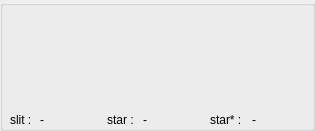
  <widget class="QGroupBox" name="groupBox_profile">
   <property name="geometry">
    <rect>
     <x>238</x>
     <y>490</y>
     <width>315</width>
     <height>131</height>
    </rect>
   </property>
   <property name="sizePolicy">
    <sizepolicy hsizetype="MinimumExpanding" vsizetype="MinimumExpanding">
     <horstretch>0</horstretch>
     <verstretch>0</verstretch>
    </sizepolicy>
   </property>
   <property name="title">
    <string/>
   </property>
   <widget class="QFrame" name="frame_profile">
    <property name="geometry">
     <rect>
      <x>2</x>
      <y>9</y>
      <width>311</width>
      <height>111</height>
     </rect>
    </property>
    <property name="sizePolicy">
     <sizepolicy hsizetype="MinimumExpanding" vsizetype="MinimumExpanding">
      <horstretch>0</horstretch>
      <verstretch>0</verstretch>
     </sizepolicy>
    </property>
    <property name="cursor">
     <cursorShape>ArrowCursor</cursorShape>
    </property>
    <property name="mouseTracking">
     <bool>false</bool>
    </property>
    <property name="frameShape">
     <enum>QFrame::NoFrame</enum>
    </property>
    <property name="frameShadow">
     <enum>QFrame::Raised</enum>
    </property>
   </widget>
   <widget class="QLabel" name="label_star_slit">
    <property name="geometry">
     <rect>
      <x>210</x>
      <y>110</y>
      <width>42</width>
      <height>19</height>
     </rect>
    </property>
    <property name="text">
     <string>star* :</string>
    </property>
   </widget>
   <widget class="QLabel" name="label_sw_star">
    <property name="geometry">
     <rect>
      <x>143</x>
      <y>110</y>
      <width>61</width>
      <height>20</height>
     </rect>
    </property>
    <property name="text">
     <string>-</string>
    </property>
   </widget>
   <widget class="QLabel" name="label_sw_slit">
    <property name="geometry">
     <rect>
      <x>40</x>
      <y>110</y>
      <width>61</width>
      <height>20</height>
     </rect>
    </property>
    <property name="text">
     <string>-</string>
    </property>
   </widget>
   <widget class="QLabel" name="label_sw_star_slit">
    <property name="geometry">
     <rect>
      <x>252</x>
      <y>110</y>
      <width>61</width>
      <height>20</height>
     </rect>
    </property>
    <property name="sizePolicy">
     <sizepolicy hsizetype="MinimumExpanding" vsizetype="MinimumExpanding">
      <horstretch>0</horstretch>
      <verstretch>0</verstretch>
     </sizepolicy>
    </property>
    <property name="text">
     <string>-</string>
    </property>
   </widget>
   <widget class="QLabel" name="label_slit">
    <property name="geometry">
     <rect>
      <x>10</x>
      <y>110</y>
      <width>28</width>
      <height>19</height>
     </rect>
    </property>
    <property name="text">
     <string>slit :</string>
    </property>
   </widget>
   <widget class="QLabel" name="label_star">
    <property name="geometry">
     <rect>
      <x>107</x>
      <y>110</y>
      <width>33</width>
      <height>19</height>
     </rect>
    </property>
    <property name="text">
     <string>star :</string>
    </property>
   </widget>
  </widget>
